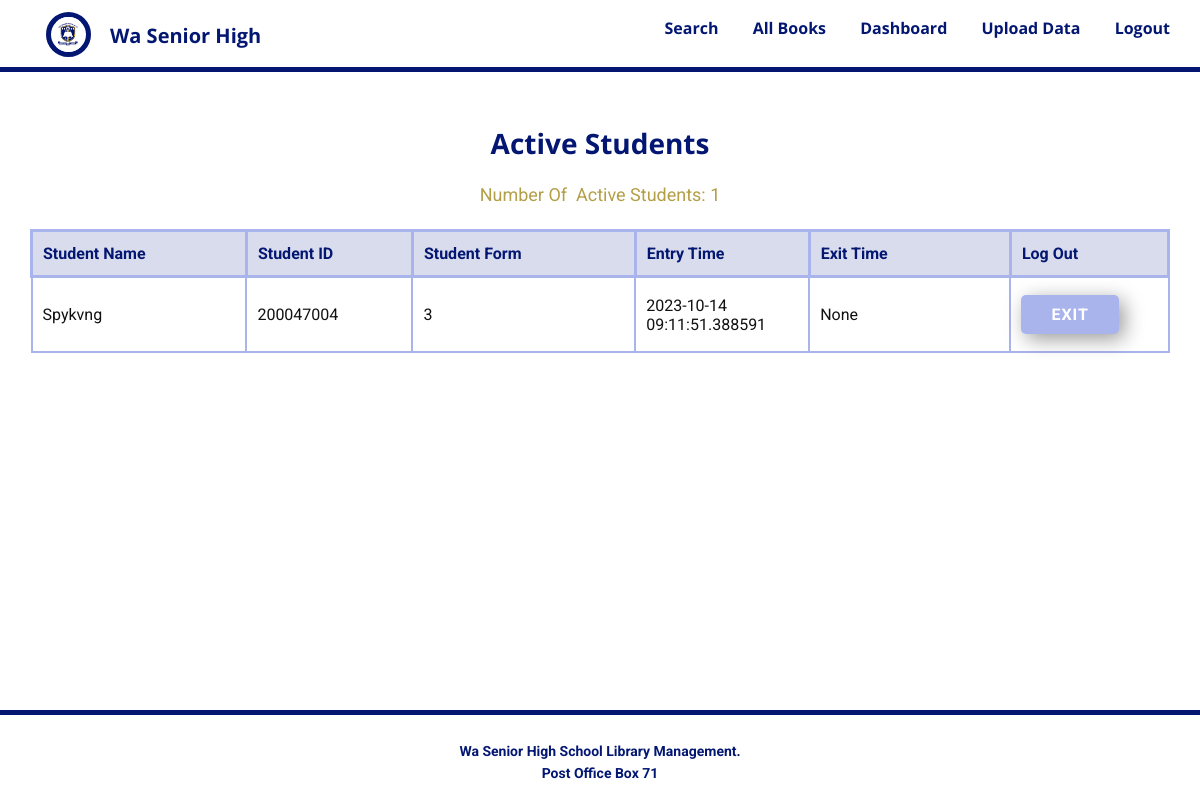
The app's page /active-students (signed in), older data.
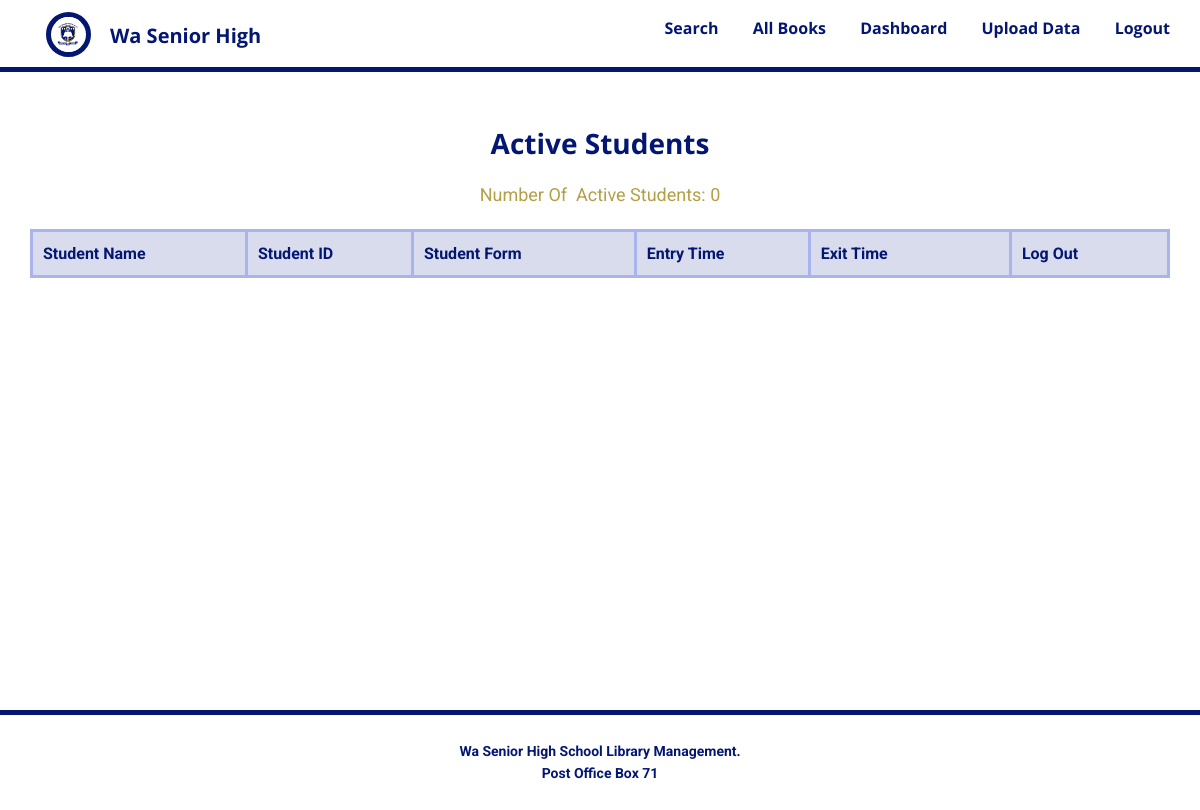
The same page, newer data.
### database.py (models this page shows, shortened)
class Users(db.Model):
    id = db.Column(db.Integer, primary_key=True)
    name = db.Column(db.String(30), unique=False, nullable=True)
    student_id = db.Column(db.String(20), unique=False, nullable=False)
    form = db.Column(db.String(20), unique=False, nullable=False)
    active = db.Column(db.String(60), unique=False, nullable=False)
    entry_time = db.Column(db.String(20), unique=False, nullable=False, default=datetime.utcnow())
    exit_time = db.Column(db.String(20), unique=False, nullable=True)
    total_hours = db.Column(db.Integer, unique=False, nullable=True)

### routes.py (the view)
@app.route('/active-students')
@login_required
def active_students():
    students = Users.query.filter_by(active=True).all()
    active_students = Users.query.filter_by(active=True).count()
    return render_template('Active-students.html', title='Active Students', students=students, active_students=active_students)

### routes.py (called while the page is built)
@login_manager.user_loader
def load_user(user_id):
    return Admin.query.get(int(user_id))

### templates/Active-students.html
{% extends 'Base.html' %} {% block head %}
<link
  href="{{ url_for('static', filename='Tables.css') }}"
  media="screen"
  rel="stylesheet"
/>
{% endblock %} {% block content %}
<section class="u-clearfix u-section-3" id="sec-7c00">
    <div class="u-clearfix u-sheet u-sheet-1">
      <h3 class="u-align-center u-text u-text-custom-color-1 u-text-default u-text-1">Active Students</h3>
      <p class="u-align-center u-text u-text-custom-color-3 u-text-default u-text-2">Number Of&nbsp; Active Students: {{active_students}}</p>
      <div class="u-expanded-width u-table u-table-responsive u-table-1">
        <table class="u-table-entity">
          <colgroup>
            <col width="18.9%">
            <col width="14.6%">
            <col width="19.6%">
            <col width="15.3%">
            <col width="17.7%">
            <col width="13.899999999999995%">
          </colgroup>
          <thead class="u-custom-color-2 u-table-header u-text-custom-color-1 u-table-header-1">
            <tr style="height: 46px;">
              <th class="u-border-3 u-border-custom-color-5 u-table-cell u-table-cell-1">Student Name</th>
              <th class="u-border-3 u-border-custom-color-5 u-table-cell u-table-cell-2">Student ID</th>
              <th class="u-border-3 u-border-custom-color-5 u-table-cell u-table-cell-3">Student Form</th>
              <th class="u-border-3 u-border-custom-color-5 u-table-cell u-table-cell-4">Entry Time</th>
              <th class="u-border-3 u-border-custom-color-5 u-table-cell u-table-cell-5">Exit Time</th>
              <th class="u-border-3 u-border-custom-color-5 u-table-cell u-table-cell-6">Log Out</th>
            </tr>
          </thead>
          <tbody class="u-table-body">
            {% for student in students %}
            <tr style="height: 75px;">
              <td class="u-border-2 u-border-custom-color-5 u-table-cell">{{student.name}}</td>
              <td class="u-border-2 u-border-custom-color-5 u-table-cell">{{student.student_id}}</td>
              <td class="u-border-2 u-border-custom-color-5 u-table-cell">{{student.form}}</td>
              <td class="u-border-2 u-border-custom-color-5 u-table-cell">{{student.entry_time}}</td>
              <td class="u-border-2 u-border-custom-color-5 u-table-cell">{{student.exit_time}}</td>
              <td class="u-border-2 u-border-custom-color-5 u-table-cell">
                <a class="u-active-custom-color-3 u-border-none u-btn u-button-style u-custom-color-5 u-hover-custom-color-2 u-btn-1" href="/logout-student/{{student.student_id}}">Exit</a>
              </td>
            </tr>
            {% endfor %}
          </tbody>
        </table>
      </div>
    </div>
  </section>
{% endblock %}

Row changes from the older to the newer data that the page shows:
removed Users: name "Spykvng", student_id "200047004", form "3", entry_time "2023-10-14 09:11:51.388591", exit_time "None"
Text that changed along with them:
{{ active_students }}: "1" → "0"
